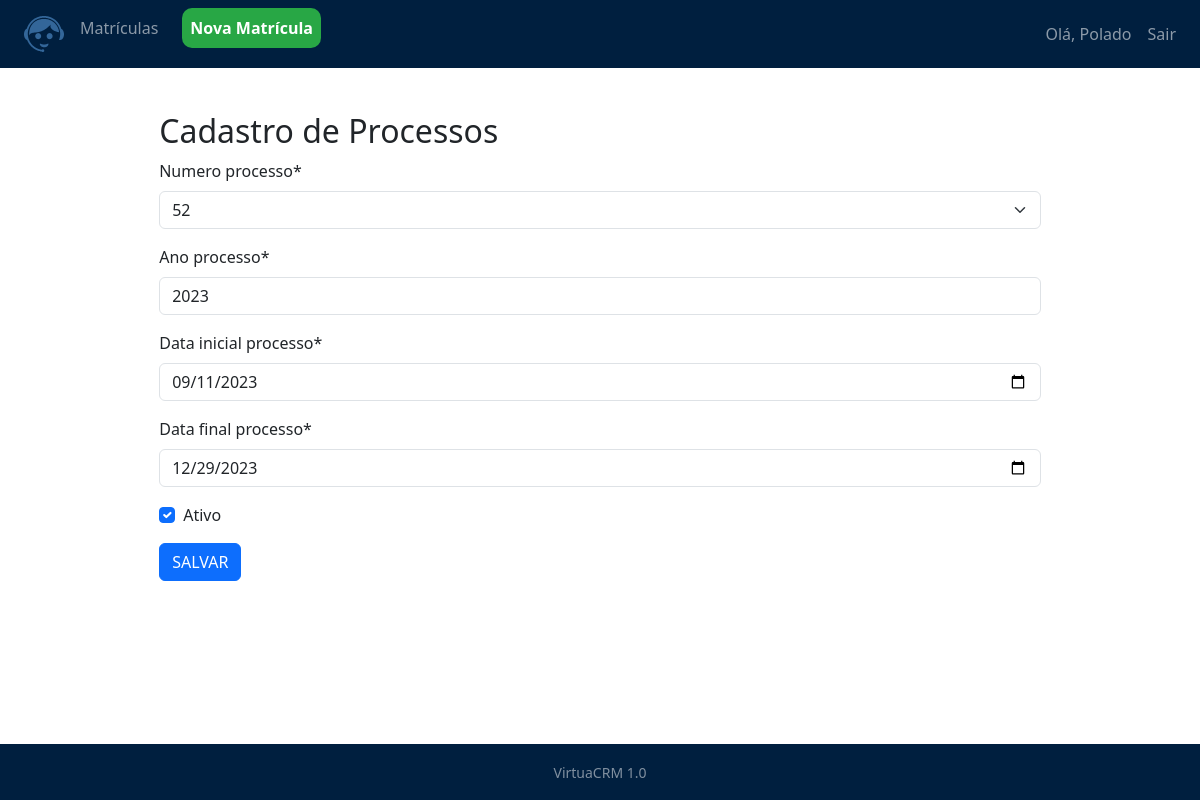
Screenshot of /matriculas/processo/1 (signed in) with the database file from the repository.
### matriculas/models.py (models this page shows, shortened)
class cad_processo(models.Model):
    numero_processo =  models.CharField(max_length=2)
    ano_processo = models.CharField(max_length=4)
    data_inicial_processo = models.DateTimeField()
    data_final_processo = models.DateTimeField()
    ativo = models.BooleanField(default=True)
    class Meta:
        db_table = 'processo'

### matriculas/views.py (the view, shortened to what this page needs)
# urls.py: path('processo/<int:id>', ProcessoUpdateView.as_view(), name='processo_update'),
class ProcessoUpdateView(LoginRequiredMixin, UpdateView):
    template_name = 'matriculas/processo_new.html'
    form_class = ProcessoForm
    def get_object(self):
        id = self.kwargs.get('id')
        return get_object_or_404(cad_processo, id=id)  # Retorna o objeto consultor a partir do id

### matriculas/forms.py (shortened to what this page needs)
class ProcessoForm(forms.ModelForm):
    numero_processo = forms.CharField(widget=forms.Select(choices=NUMERO_PROC_CHOICES))
    ano_processo = forms.IntegerField()
    data_inicial_processo = forms.DateTimeField(widget=DateInput())
    data_final_processo = forms.DateTimeField(widget=DateInput())
    ativo = forms.BooleanField(required=False)
    def __init__(self, *args, **kwargs):
        super().__init__(*args, **kwargs)
        self.fields['ano_processo'].initial = datetime.now().year
        self.fields['ativo'].initial = True
    class Meta:
        model = cad_processo
        fields = (
            'numero_processo',
            'ano_processo',
            'data_inicial_processo',
            'data_final_processo',
            'ativo',
        )

### matriculas/templates/matriculas/processo_new.html (shortened to what this page needs)
{% extends 'model-page.html'%}
{% load crispy_forms_tags %}
{% load static %}
{% block content %}
<link rel="stylesheet" type="text/css" href="{% static 'css/matnew.css' %}">
<div class="centered-form">
    <h2> Cadastro de Processos</h2>
        <div>
            <form method="POST">{% csrf_token %}
                {{ form|crispy}}
                <button type="submit" class="btn btn-primary">SALVAR</button>
            </form>
        </div>
</div>
{%endblock%}

### core/templates/model-header.html (shortened to what this page needs)
{% load static %}
<nav class="navbar navbar-expand-sm custom-navbar-bg navbar-dark mr-2">
    <ul class="nav navbar-nav">
        <li class="nav-item">
            <a class="nav-link">
            </a>
        </li>
        <li class="nav-item">
            <a class="nav-link" href="{% url 'user_rank' %}">
                <img src="{% static 'images/virtua_white.svg' %}" alt="Logo" class="img-fluid" style="width: 40px; height: auto;">
            </a>
        </li>
        <li class="nav-item">
            <a class="nav-link" href="{% url 'matriculas:matriculas_list' %}">Matrículas</a>
        </li>
        <li class="nav-item">
            <a class="nav-link">
            </a>
        </li>
        <li class="nav-item">
            <a class="nav-link highlight-link" href="{%url 'matriculas:matriculas_new'%}">Nova Matrícula</a>
        </li>
    </ul>
    <ul class="navbar-nav ms-auto ml-2">
        <li class="nav-item">
            <a class="nav-link">
        {% if request.user.is_authenticated %}
            <span class="navbar-text">Olá,  {{ request.user.first_name }}</span>
        {% endif %}
            </a>
        </li>
        <li class="nav-item">
            <a class="nav-link" href="{% url 'logout' %}">Sair</a>
        </li>
        <li class="nav-item">
            <a class="nav-link">
            </a>
        </li>
    </ul>
</nav>

### core/static/css/matnew.css (style rules this page uses)
.centered-form { margin: auto; width: 80%; padding: 20px; }

### core/templates/model-header.html (style rules this page uses)
.custom-navbar-bg { background-color: #001f3f; }
.highlight-link { background-color: #28a745; color: #fff; font-weight: bold; border-radius: 10px; padding: 8px 12px; }

### core/templates/model-footer.html (style rules this page uses)
.custom-navbar-bg { background-color: #001f3f; }

### core/templates/model-page.html (style rules this page uses)
html, body { height: 100%; }
.custom-navbar-bg { background-color: #001f3f; }

### rows the page displays
cad_processo: numero_processo "52", ano_processo "2023", data_inicial_processo "09/11/2023", data_final_processo "12/29/2023", ativo "☑"

### other values shown
{{ request.user.first_name }} "Polado"
